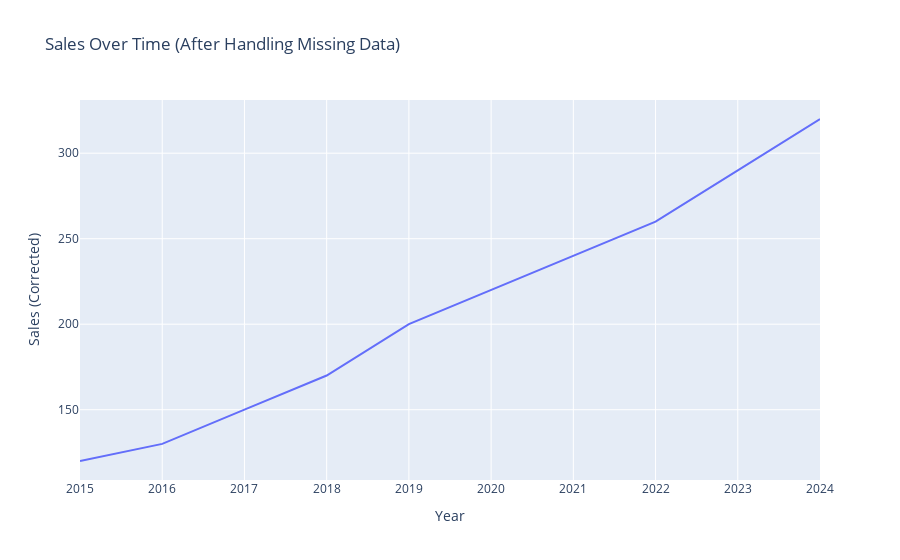

The notebook cell this image was saved under:
### Markdown cell above
**Task 1:** Handling Missing and Erroneous Data

Identify missing or inconsistent data points in your own dataset (or this one).

Apply at least one correction method (interpolation, imputation, or exclusion).

Visualize the corrected dataset.

### Code cell
#Code Here

years = np.arange(2015, 2025)
data = {
    "Year": years,
    "Sales": [120, 130, 150, 170, 200, np.nan, 240, 260, 290, 320],
    "Price": [50, 52, 55, 57, 60, 63, 65, 70, 75, 78],
    "InflationRate": [1.02, 1.03, 1.01, 1.05, 1.04, 1.03, 1.02, 1.03, 1.02, 1.02]
}

df = pd.DataFrame(data)

print("Missing Data per Column:")
print(df.isna().sum())

df["Sales"] = df["Sales"].interpolate()

print("\nAfter Correction:")
print(df.isna().sum())

fig = px.line(df, x="Year", y="Sales",
              title="Sales Over Time (After Handling Missing Data)",
              labels={"Sales": "Sales (Corrected)"})
fig.show()

### Figure 1 — Plotly figure (JSON) as saved in the notebook; plotly's stock layout.template omitted (floating-point values rounded to 4 significant figures)
{"data": [{"hovertemplate": "Year=%{x}<br>Sales (Corrected)=%{y}<extra></extra>", "legendgroup": "", "line": {"color": "#636efa", "dash": "solid"}, "marker": {"symbol": "circle"}, "mode": "lines", "name": "", "orientation": "v", "showlegend": false, "type": "scatter", "x": [2015, 2016, 2017, 2018, 2019, 2020, 2021, 2022, 2023, 2024], "xaxis": "x", "y": [120, 130, 150, 170, 200, 220, 240, 260, 290, 320], "yaxis": "y"}], "layout": {"legend": {"tracegroupgap": 0}, "title": {"text": "Sales Over Time (After Handling Missing Data)"}, "xaxis": {"anchor": "y", "domain": [0, 1], "title": {"text": "Year"}}, "yaxis": {"anchor": "x", "domain": [0, 1], "title": {"text": "Sales (Corrected)"}}}}
